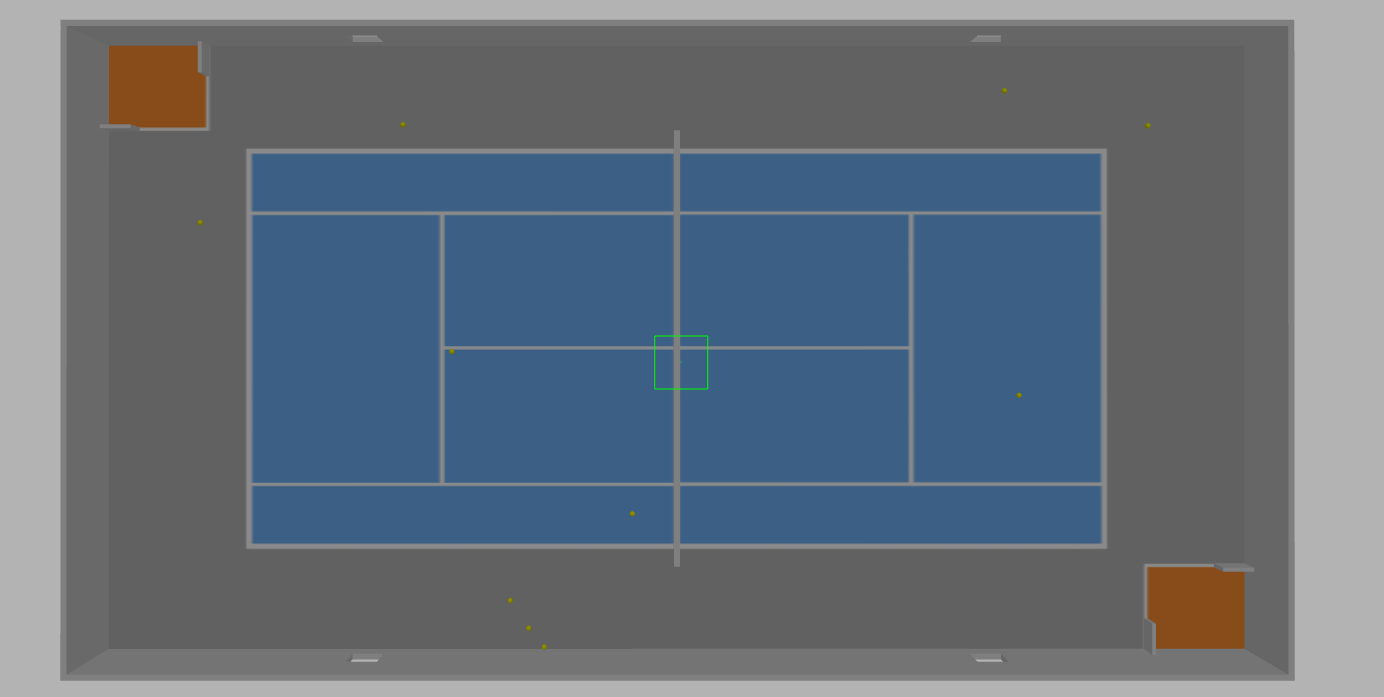
#> input picture ressources/balls.png, 1384 x 697 px, found by its file name
$ python detection.py
#> lines starting #> are read from the running program, lines starting #| are printed output that depends on the picture; after the words box and inside, x2 and y2 are one past the last pixel; in counts of white or black regions, pixels touching at a corner belong together
import cv2
import imutils

def frame_to_center(x, y, L, H):

	x_c = round((x/(L/2) - 1), 3)

	y_c = round((-y/(H/2) + 1), 3)

	return x_c, y_c

def frame_back(x_c, y_c, L, H):

	x = int((x_c+1)*(L/2))

	y = int((-y_c+1)*(H/2))

	return x, y

def draw_boxes_from_center_coord(image, boxes, color = (0,255,0), width = 5):
	for box in boxes:
		x_c, y_c, w_n, h_n = box[:4]
		x, y = frame_back(x_c, y_c, image.shape[1], image.shape[0])
		w, h = int(w_n*(image.shape[1]/2)), int(h_n*(image.shape[0]/2))
		cv2.rectangle(image,(x,y),(x+w,y+h),color,width)

def draw_boxes(image, boxes, color = (0,255,0), width = 5):
	for box in boxes:
		x, y, w, h = box
		cv2.rectangle(image,(x,y),(x+w,y+h),color,width)

def detect(image, rgb_filter):

	"""
	return image filtered and list of objets coordinates and sizes (x,y,w,h)

	"""

	nb_min_points_contours = 3

	mask = cv2.GaussianBlur(image, (3,3), 0)

	mask = cv2.cvtColor(mask, cv2.COLOR_BGR2RGB)

	mask = cv2.inRange(mask, rgb_filter[:3], rgb_filter[3:])

	cnts = cv2.findContours(mask.copy(), cv2.RETR_EXTERNAL, cv2.CHAIN_APPROX_SIMPLE)
	cnts = imutils.grab_contours(cnts)

	objects = []

	if len(cnts) > 0 :

		for cnt in cnts :

			if len(cnt) > nb_min_points_contours:

				x, y, w, h = cv2.boundingRect(cnt)

				x_center, y_center = frame_to_center(x, y, mask.shape[1], mask.shape[0])

				objects.append((x_center, y_center, round(w/(mask.shape[1]/2),4), round(h/(mask.shape[0]/2),4)))

	return mask, objects


def detect_balls(image, rgb_filter = (81, 102, 0, 148, 147, 60)): # (0, 90, 0, 255, 255, 50)
	return detect(image, rgb_filter)


def detect_zones(image, rgb_filter = (0, 0, 0, 255, 100, 50)):
	return detect(image, rgb_filter)


def show_img(name, img, device = "Ubuntu"):

	cv2.namedWindow(name, cv2.WINDOW_NORMAL)
	if device != "Windows":
		cv2.resizeWindow(name, 1000, 800)
	cv2.imshow(name, img)


if __name__ == "__main__":

	image_name = 'balls.png'
	img = cv2.imread(image_name)
#> img is the input picture: shape (697, 1384, 3); mean B, G, R 123.3, 111.7, 101

	ball_img, balls = detect_balls(img)
#> in detect, `mask = cv2.inRange(mask, rgb_filter[:3], rgb_filter[3:])`:
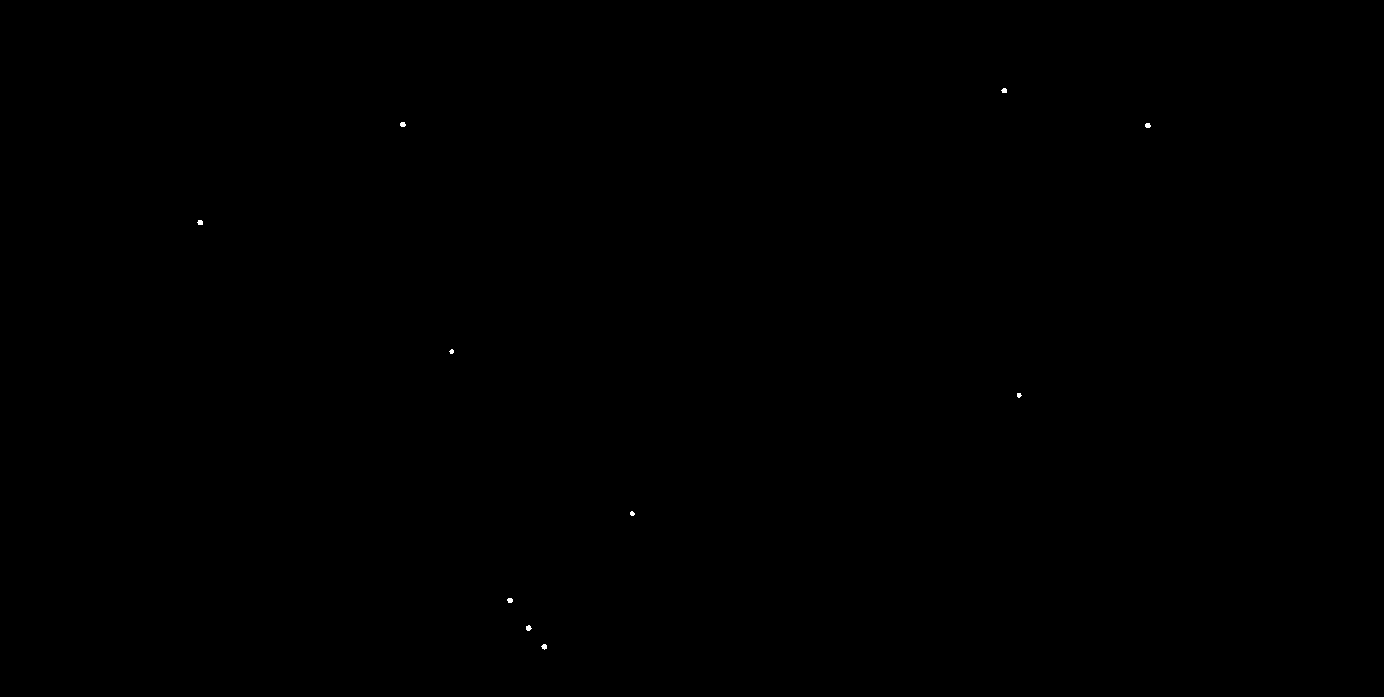
#> mask: shape (697, 1384); 0.02% white; 10 white regions (3 under 20 px), largest, box (x1, y1, x2, y2) and area: (526, 625, 532, 631) 26, (400, 122, 406, 127) 25, (1145, 123, 1151, 128) 25
#> in detect, `cnts = cv2.findContours(mask.copy(), cv2.RETR_EXTERNAL, cv2.CHAIN_APPR..`: cnts = 10 contours, all with area under 20
#> the loop in detect, `for cnt in cnts : ` made 10 passes
#> (x, y, w, h, x_c in frame_to_center, y_c in frame_to_center, x_center, y_center) on passes 1 to 10: (541, 644, 6, 6, -0.218, -0.848, -0.218, -0.848), (526, 625, 6, 6, -0.24, -0.793, -0.24, -0.793), (507, 598, 6, 5, -0.267, -0.716, -0.267, -0.716), (630, 511, 5, 5, -0.09, -0.466, -0.09, -0.466), (1017, 393, 5, 5, 0.47, -0.128, 0.47, -0.128), (449, 349, 5, 5, -0.351, -0.001, -0.351, -0.001), (197, 220, 6, 5, -0.715, 0.369, -0.715, 0.369), (1145, 123, 6, 5, 0.655, 0.647, 0.655, 0.647), (400, 122, 6, 5, -0.422, 0.65, -0.422, 0.65), (1001, 88, 6, 5, 0.447, 0.747, 0.447, 0.747)
#> after the loop in detect, `for cnt in cnts :`: objects = 10 items, first 6: (-0.218, -0.848, 0.0087, 0.0172), (-0.24, -0.793, 0.0087, 0.0172), (-0.267, -0.716, 0.0087, 0.0143), (-0.09, -0.466, 0.0072, 0.0143), (0.47, -0.128, 0.0072, 0.0143), (-0.351, -0.001, 0.0072, 0.0143)
#> balls has the same summary as objects in detect

	zone_img, zones = detect_zones(img)
#> call 2 of detect, with rgb_filter = (0, 0, 0, 255, 100, 50)
#> in detect (call 2), `mask = cv2.inRange(mask, rgb_filter[:3], rgb_filter[3:])`:
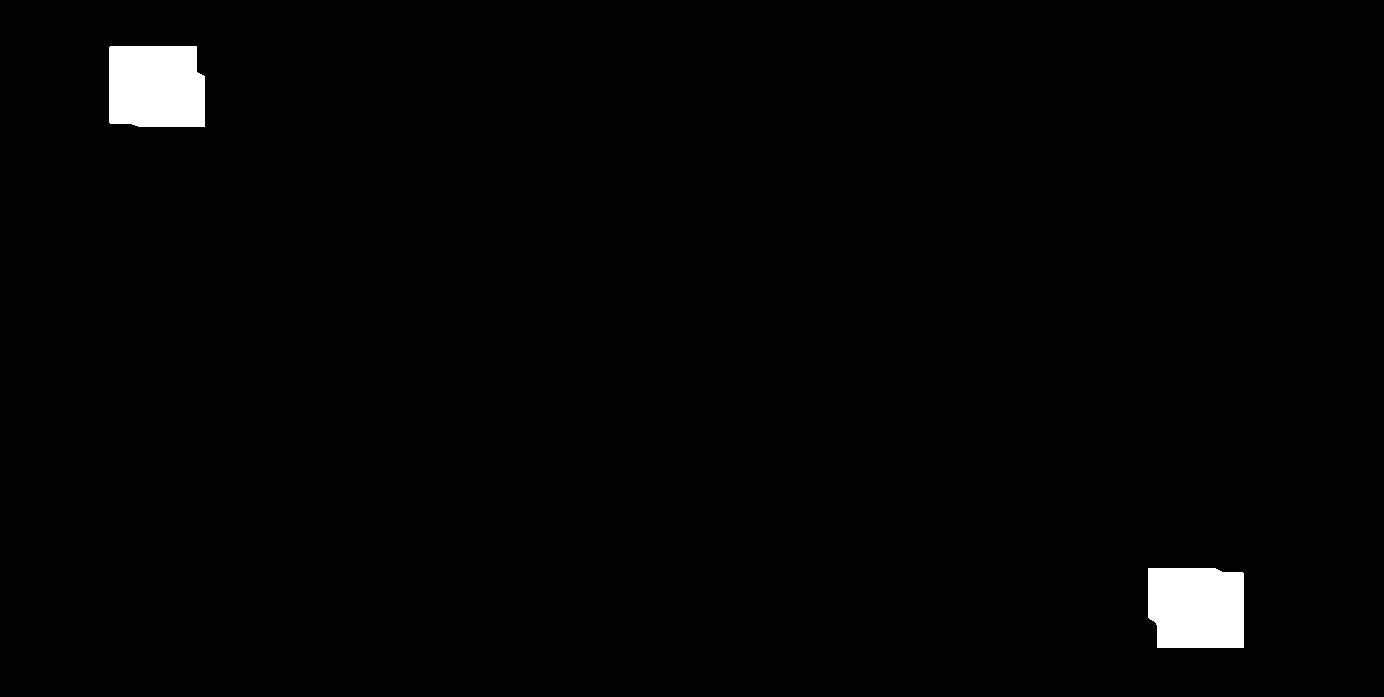
#> mask: shape (697, 1384); 1.5% white; 2 white regions
#> in detect (call 2), `cnts = cv2.findContours(mask.copy(), cv2.RETR_EXTERNAL, cv2.CHAIN_APPR..`: cnts = 2 contours; box (x1, y1, x2, y2) and area: (109, 46, 205, 127) 7301, (1148, 568, 1244, 648) 7167
#> the loop in detect (call 2), `for cnt in cnts : ` made 2 passes
#> (x, y, w, h, x_c in frame_to_center, y_c in frame_to_center, x_center, y_center) on passes 1 to 2: (1148, 568, 96, 80, 0.659, -0.63, 0.659, -0.63), (109, 46, 96, 81, -0.842, 0.868, -0.842, 0.868)
#> after the loop in detect (call 2), `for cnt in cnts :`: objects = [(0.659, -0.63, 0.139, 0.23), (-0.842, 0.868, 0.139, 0.232)]
#> zones has the same summary as objects in detect

	while True:

		show_img("Balls", ball_img)

		show_img("Zones", zone_img)

		show_img("Origin", img)

		if cv2.waitKey(1) & 0xFF is ord('q'):
#> (key q is pressed here)
			cv2.destroyAllWindows()
			break
